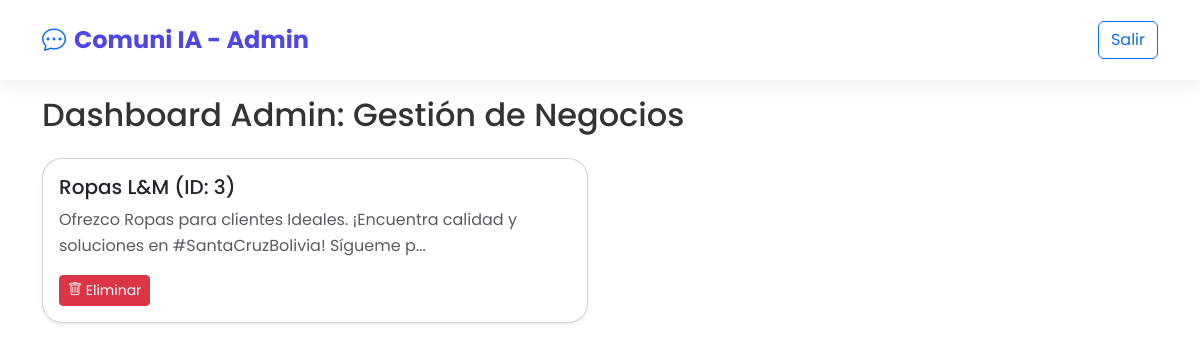
The page /admin/dashboard (signed in) on the database as committed earlier.
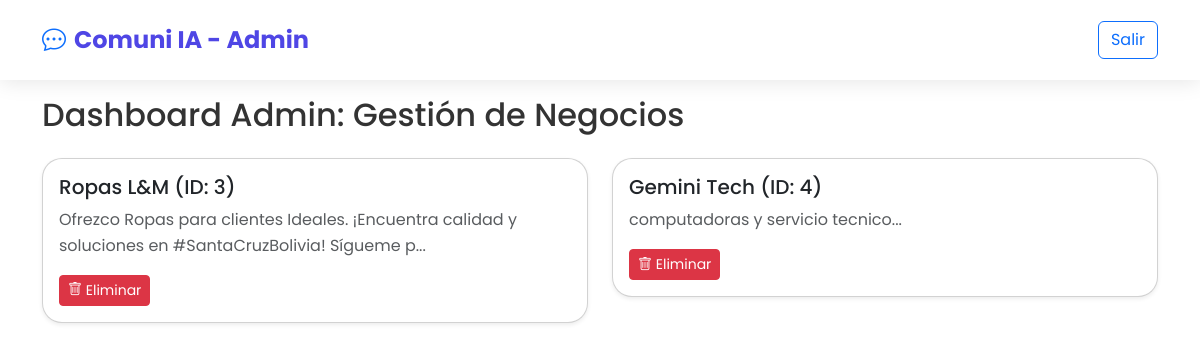
The same page on the database as committed later.
### app.py (models this page shows)
class Business(db.Model):
    __tablename__ = 'businesses'
    id = db.Column(db.Integer, primary_key=True)
    name = db.Column(db.String(160), nullable=False)
    description = db.Column(db.Text, nullable=False)
    logo = db.Column(db.String(500), nullable=True)  # Ruta relativa a static/uploads
    location = db.Column(db.String(160), nullable=False, default="Santa Cruz, Bolivia")
    category = db.Column(db.String(100), nullable=False, default="Servicios")
    phone = db.Column(db.String(20), nullable=True)
    latitude = db.Column(db.Float, nullable=True)
    longitude = db.Column(db.Float, nullable=True)
    email = db.Column(db.String(120), nullable=True)
    whatsapp = db.Column(db.String(20), nullable=True)
    reviews = db.relationship('Review', backref='business', lazy=True, cascade="all, delete-orphan")
    products = db.relationship('Product', backref='business', lazy=True, cascade="all, delete-orphan")

### app.py (the view)
@app.route('/admin/dashboard', strict_slashes=False)
@admin_required
def admin_dashboard():
    businesses = Business.query.all()
    return render_template('admin_dashboard.html', businesses=businesses)

### app.py (called while the page is built)
def admin_required(f):
    @wraps(f)
    def decorated_function(*args, **kwargs):
        if 'user_id' not in session:
            return redirect(url_for('login'))
        user = User.query.get(session['user_id'])
        if not user or user.role != 'admin':
            abort(403)
        return f(*args, **kwargs)
    return decorated_function

### templates/admin_dashboard.html (shortened to what this page needs)
<!doctype html>
<html lang="es">
<head>
  <link href="https://cdn.jsdelivr.net/npm/bootstrap@5.3.3/dist/css/bootstrap.min.css" rel="stylesheet"/>
  <link href="{{ url_for('static', filename='css/styles.css') }}" rel="stylesheet"/>
  <link rel="stylesheet" href="https://cdn.jsdelivr.net/npm/bootstrap-icons@1.11.3/font/bootstrap-icons.css">
</head>
<body>
<nav class="navbar navbar-expand-lg fixed-top">
  <div class="container">
    <a class="navbar-brand fw-bold" href="{{ url_for('home') }}">
      <i class="bi bi-chat-dots text-primary me-2"></i>Comuni IA - Admin
    </a>
    <div class="collapse navbar-collapse">
      <ul class="navbar-nav ms-auto">
        <li class="nav-item"><a href="{{ url_for('logout') }}" class="btn btn-outline-primary ms-2">Salir</a></li>
      </ul>
    </div>
  </div>
</nav>
<main class="container py-5 mt-5">
  <h2 class="mb-4">Dashboard Admin: Gestión de Negocios</h2>
  <div class="row g-4">
    {% for b in businesses %}
    <div class="col-md-6">
      <div class="card shadow-sm rounded-4">
        <div class="card-body">
          <h5>{{ b.name }} (ID: {{ b.id }})</h5>
          <p class="text-muted">{{ b.description[:100] }}...</p>
          <button class="btn btn-danger btn-sm delete-business" data-id="{{ b.id }}">
            <i class="bi bi-trash"></i> Eliminar
          </button>
        </div>
      </div>
    </div>
    {% else %}
    <div class="col-12 text-center py-5">
      <p>No hay negocios.</p>
    </div>
    {% endfor %}
  </div>
</main>
</body>
</html>

### static/css/styles.css (style rules this page uses)
* { margin:0; padding:0; box-sizing:border-box; }
body { font-family: 'Poppins', sans-serif; line-height: 1.6; color: #333; }
:root { --primary: #4F46E5; --secondary: #10B981; --success: #059669; --light: #F8FAFC; --dark: #1E293B; --gradient: linear-gradient(135deg, #4F46E5 0%, #7C3AED 100%); }
.navbar { background: rgba(255,255,255,0.95) !important; backdrop-filter: blur(10px); box-shadow: 0 2px 20px rgba(0,0,0,0.1); padding: 1rem 0; }
.navbar-brand { font-weight: 700; font-size: 1.5rem; color: var(--primary) !important; }
.card { border-radius: 20px !important; }
.btn { transition: all 0.3s ease; }
.card { transition: all 0.3s ease; }

Rows that differ between the two databases and show on the page:
added Business: name "Gemini Tech", id "4", description "computadoras y servicio tecnico"
